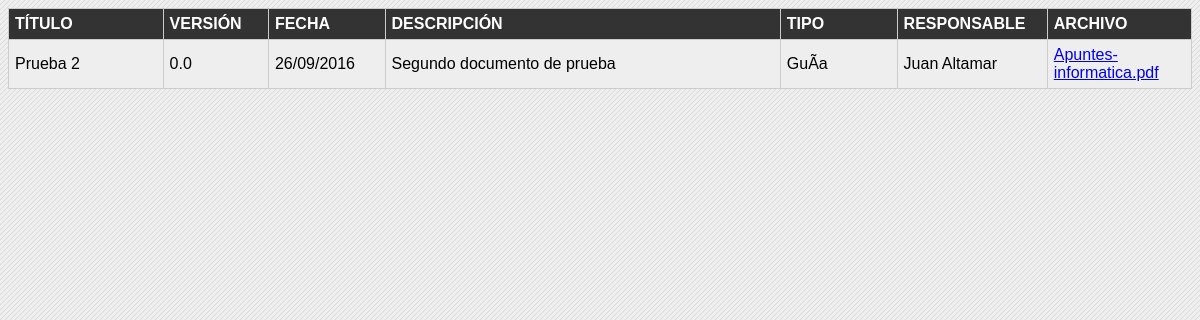
Page /subir/lista_lector.php on the committed database.
### tables this page shows
CREATE TABLE IF NOT EXISTS `tbl_documentos` (
  `id_documento` int(11) NOT NULL AUTO_INCREMENT,
  `para` varchar(100) NOT NULL,
  `titulo` varchar(150) DEFAULT NULL,
  `version` varchar(50) NOT NULL,
  `fecha` varchar(100) NOT NULL,
  `descripcion` varchar(1000) DEFAULT NULL,
  `tipo` varchar(150) DEFAULT NULL,
  `responsable` varchar(150) NOT NULL,
  `archivo` varchar(255) NOT NULL,
  `id_usuario` int(15) NOT NULL,
  `leido` varchar(180) DEFAULT NULL,
  PRIMARY KEY (`id_documento`),
  KEY `fk_tbl_documentos_login_idx` (`id_usuario`)
);

### subir/config.inc.php (called while the page is built, shortened)
<?php
class Conect_MySql {
     var $obj = array ( "dbname"	=>	"ingresar",
                       "dbuser"		=>	"root"		,
                       "dbpwd"		=>	""		,
                       "dbhost"		=>	"localhost"	);
     var $db_connect_id = "";
    private function connect(){
		$this->db_connect_id = mysqli_connect($this->obj['dbhost'],$this->obj['dbuser'],$this->obj['dbpwd'],$this->obj['dbname']);
  }
function execute($query) {
        $this->q_id = mysqli_query($this->db_connect_id,$query);
	return $this->q_id;
    }
  public function fetch_row($q_id = "") {
        $result = mysqli_fetch_array($q_id);
        return $result;
    }
}
?>

### subir/lista_lector.php (the view, shortened to what this page needs)
<!DOCTYPE html>
<html>
    <head>
    </head>
    <body>
       <form>
    		<center><table width="96%">
            <tr>
                <th width="157">TÍTULO</th>
                <th width="96">VERSIÓN</th>
                <th width="108">FECHA</th>
                <th width="432">DESCRIPCIÓN</th>
                <th width="116">TIPO</th>
                <th width="140">RESPONSABLE</th>
                <th width="136">ARCHIVO</th>
            </tr>
        <?php
        include 'config.inc.php';
        $db=new Conect_MySql();
            $sql = "select*from tbl_documentos ORDER BY fecha DESC";
            $query = $db->execute($sql);
            while($datos=$db->fetch_row($query)){?>
            <tr>
                <td><?php echo $datos['titulo']; ?></td>
                <td><?php echo $datos['version']; ?></td>
                <td><?php echo $datos['fecha']; ?></td>
                <td><font site="1px"><?php echo $datos['descripcion']; ?></td>
               	<td><?php echo $datos['tipo']; ?></td>
                <td><?php echo $datos['responsable']; ?></td>
                <td><a href="archivo.php?id=<?php echo $datos['id_documento']?>"><?php echo $datos['archivo']; ?></a></td>
            </tr>
          <?php  } ?>
        </table>
    </form>
    </body>
</html>

### subir/lista_lector.php (style rules this page uses)
* body { background:url(../images/bg.jpg); font-family:"BrowalliaUPC", Gadget, sans-serif; }
table { background:#EEE; width: 100%; border-collapse: collapse; }
tr:nth-of-type(odd) { background: #eee; }
th { background: #333; color: white; font-weight: bold; }
td, th { padding: 6px; border: 1px solid #ccc; text-align: left; }

### rows in the picture
tbl_documentos: titulo "Prueba 2", version "0.0", fecha "26/09/2016", descripcion "Segundo documento de prueba", tipo "GuÃ­a", responsable "Juan Altamar", archivo "Apuntes-informatica.pdf"
